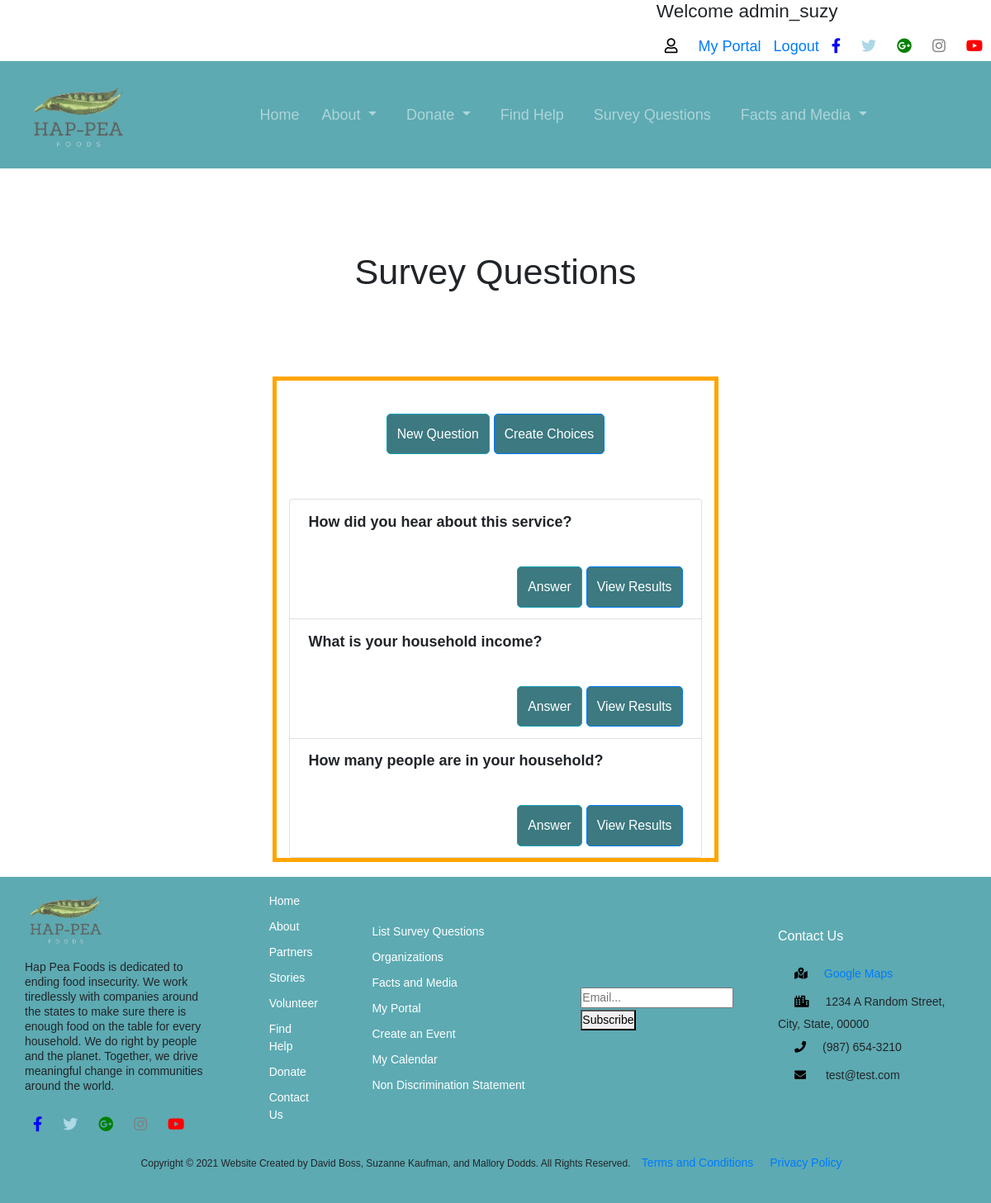
The page /survey/list (signed in) on the database its author committed.
### survey/models.py (models this page shows, shortened)
class Questionnaire(models.Model):
    question = models.TextField()
    option_one = models.CharField(null=True, max_length=30)
    option_two = models.CharField(null=True, max_length=30)
    option_three = models.CharField(null=True, max_length=30)
    option_four = models.CharField(null=True, max_length=30)
    option_one_count = models.IntegerField(default = 0)
    option_two_count = models.IntegerField(default = 0)
    option_three_count = models.IntegerField(default = 0)
    option_four_count = models.IntegerField(default = 0)
    textAnswer = models.TextField(null = True)

### survey/views.py (the view)
# urls.py: path('list', views.survey_list_view, name='list'),
def survey_list_view(request): # list view
    questions = Questionnaire.objects.all()
    return render(request, 'survey/list.html', {'questions':questions})

### templates/survey/list.html (shortened to what this page needs)
{% extends 'base_layout.html' %}
{% block content %}
    <h1 class="text-center">Survey Questions</h1>
    <div class="col-md-6 offset-md-3" style="border:solid 5px orange;">
      {% if user.is_authenticated %}
        <center><a href="{% url 'create' %}" class="btn btn-info btn-sm">New Question</a>
        <a href="{% url 'choice' %}" class="btn btn-outline-primary btn-sm">Create Choices</a></center>
      {% endif %}
        <br/><br/>
        {% if questions %}
        <ul class="list-group">
            {% for question in questions %}
            <li class="list-group-item">
                <strong> {{ question.question }} </strong>
                <span class="float-right">
                  {% if user.is_superuser %}
                    <a href="{% url 'answer' question.id %}" class="btn btn-info btn-sm">Answer</a>
                    <a href="{% url 'results' question.id %}" class="btn btn-outline-primary btn-sm">View Results</a>
                  {% else %}
                    <a href="{% url 'answer' question.id %}" class="btn btn-info btn-sm">Answer</a>
                  {% endif %}
                </span>
            </li>
            {% endfor %}
        </ul>
        {% else %}
          <p>There are currently no questions.</p>
        {% endif %}
    </div>
{% endblock %}

### templates/base_layout.html (shortened to what this page needs)
{% load static %}
<!DOCTYPE html>
<html lang="en" dir="ltr">
  <head>
    <link rel="stylesheet" href="https://maxcdn.bootstrapcdn.com/bootstrap/4.0.0/css/bootstrap.min.css">
    <link rel="stylesheet" href="{% static 'css/style.css' %}">
    <link rel="stylesheet" href="https://cdnjs.cloudflare.com/ajax/libs/font-awesome/5.15.2/css/all.min.css">
  </head>
  <body>
    <header>
     <div class="head-container">
       <div class="sm">
         {% if user.is_authenticated %}
           <h5>Welcome {{user.username}}</h5>
           <i class="far fa-user" style="color: black"></i>
           <a href="{% url 'portal' %}">My Portal</a>
           <a href="{% url 'accounts:logout' %}">Logout</a>
         {% else %}
           <i class="far fa-user" style="color: black"></i>
           <a href="{% url 'accounts:register' %}">Register</a>
           <a href="{% url 'accounts:login' %}">Login</a>
        {% endif %}
         <i class="fab fa-facebook-f" style="color: blue"></i>
         <i class="fab fa-twitter" style="color: lightblue"></i>
         <i class="fab fa-google-plus" style="color: green"></i>
         <i class="fab fa-instagram" style="color: grey"></i>
         <i class="fab fa-youtube" style="color: red"></i>
       </div>
     </div>
    </header>
    <nav class="navbar navbar-expand-md navbar-custom justify-content-evenly">
      <a href="/" class="navbar-brand"><img src="{% static 'logo2.jpg' %}" class = navimage alt=""></a>
      <div class="navbar-collapse collapse justify-content-center align-items-center w-100" id="navbarCustom">
        <ul class="navbar-nav mx-auto text-center">
            <li class="nav-item">
                <a class="nav-link" href="{% url 'home' %}">Home</a>
            </li>
            <li class="nav-item dropdown">
                <a class="nav-link dropdown-toggle px-3" href="#" id="navbarDropdown" data-toggle="dropdown" aria-haspopup="true" aria-expanded="false">
                  About
                </a>
            </li>
            <li class="nav-item dropdown">
                <a class="nav-link dropdown-toggle px-3" href="#" id="navbarDropdown" data-toggle="dropdown" aria-haspopup="true" aria-expanded="false">
                  Donate
                </a>
            </li>
            <li class="nav-item">
                <a class="nav-link px-3" href="{% url 'find_help' %}">Find Help</a>
            </li>
            <li class="nav-item">
                <a class="nav-link px-3" href="{% url 'list' %}">Survey Questions</a>
            </li>
            <li class="nav-item dropdown">
                <a class="nav-link dropdown-toggle px-3" href="#" id="navbarDropdown" data-toggle="dropdown" aria-haspopup="true" aria-expanded="false">
                  Facts and Media
                </a>
            </li>
        </ul>
    </div>
</nav>
    <div class="wrapper_container">
      {% block content %}
      {% endblock %}
    </div>
    <footer>
      <div class="foot-container">
        <div class="foot-columns">
          <div class="about">
            <div class="statement">
              <img src="{% static 'logo2.jpg' %}" class="img-logo" alt="peas">
              <p> Hap Pea Foods is dedicated to ending food insecurity. We work tiredlessly with companies around the states to make sure there is enough food on the table for every household.  We do right by people and the planet. Together, we drive meaningful change in communities around the world.</p>
            </div>
            <div class="sm">
              <i class="fab fa-facebook-f" style="color: blue"></i>
              <i class="fab fa-twitter" style="color: lightblue"></i>
              <i class="fab fa-google-plus" style="color: green"></i>
              <i class="fab fa-instagram" style="color: grey"></i>
              <i class="fab fa-youtube" style="color: red"></i>
            </div>
          </div>
          <div class="foot-links">
            <ul>
              <li><a href="{% url 'home' %}">Home</a></li>
              <li><a href="{% url 'about' %}">About</a></li>
              <li><a href="{% url 'partners' %}">Partners</a></li>
              <li><a href="{% url 'stories:stories' %}">Stories</a></li>
              <li><a href="{% url 'volunteer' %}">Volunteer</a></li>
              <li><a href="{% url 'find_help' %}">Find Help</a></li>
              <li><a href="{% url 'donations:donations' %}">Donate</a></li>
              <li><a href="{% url 'contact' %}">Contact Us</a></li>
            </ul>
          </div>
          <div class="foot-links-2">
            <ul>
              <li><a href="{% url 'list' %}">List Survey Questions</a></li>
              <li><a href="{% url 'organizations' %}">Organizations</a></li>
              <li><a href="{% url 'facts' %}">Facts and Media</a></li>
              <li><a href="{% url 'portal' %}">My Portal</a></li>
              <li><a href="{% url 'createevent' %}">Create an Event</a></li>
              <li><a href="{% url 'mycalendar' %}">My Calendar</a></li>
              <li><a href="{% url 'non_disc_stmt' %}">Non Discrimination Statement</a></li>
            </ul>
          </div>
          <div class="subscribe">
            <form action="/action_page.php">
              <input type="email" placeholder="Email..." name="email">
              <button type="submit">Subscribe</button>
            </form>
          </div>
          <div class="contact">
            <h2>Contact Us</h2>
            <ul>
              <li><i class="fa fa-map-marked-alt" style="color: black"></i><a href="https://maps.google.com">Google Maps</a></li>
              <li><i class="fa fa-city" style="color: black"></i>1234 A Random Street, City, State, 00000</li>
              <li><i class="fa fa-phone" style="color: black"></i>(987) 654-3210</li>
              <li><i class="fa fa-envelope" style="color: black"></i> test@test.com</li>
          </ul>
          </div>
        </div>
        <div class="foot-columns">
          <div class="copyright">
            <p>Copyright &copy; 2021 Website Created by David Boss, Suzanne Kaufman, and Mallory Dodds. All Rights Reserved.  <a href="{% url 'terms_cond' %}">Terms and Conditions</a><a href="{% url 'privacy' %}">Privacy Policy</a></p>
          </div>
        </div>
      </div>
    </footer>
  </body>
</html>

### static/css/style.css (style rules this page uses)
* { margin: 0; padding:0; outline: none; font-family: Arial, Helvetica, sans-serif; font-size: 18px; }
header { background: #FFF; }
.head-container { width: 100%; margin: 0 auto; display: flex; justify-content: flex-end; }
.head-container a { padding-left: 10px; }
.sm i { padding: 10px 10px; }
.navbar { min-height: 130px; background-color: #5DAAB2; }
.navbar-brand { padding: 0 15px; height: 40px; display: flex; align-items: center; justify-content: center; }
.navimage { max-height: 125px; max-width: 125px; }
.navbar-custom, .navbar-custom .navbar-text { color: rgba(255,255,255,.8); }
.navbar-custom .navbar-nav .nav-link { color: rgba(255,255,255,.5); }
.wrapper_container { max-width: 90%; margin: 0 auto; }
.wrapper_container h1 { text align: center; margin: 100px auto; font-size: 2.4em; }
footer { background: #5DAAB2; }
.foot-container { width: 95%; margin: 0 auto; }
.foot-columns { display: flex; margin: 1em 0; justify-content: space-between; align-items: center; }
.about { width: 20%; }
.statement img { height: 100px; }
.statement p { font-size: 14px; line-height: 1rem; }
.foot-links { width: 5%; }
.foot-links ul, .foot-links-2 ul { list-style-type: none; margin: 0; padding: 0; }
.foot-links li, .foot-links-2 li { padding: 5px 0; }
.foot-links a:link, .foot-links-2 a:link { color: #FFF; width: 10%; font-size: 14px; }
.subscribe { width: 15%; }
.subscribe input[type=email] { font-size: 14px; }
.subscribe button[type=submit] { font-size: 14px; }
.contact { width: 20%; }
.contact h2 { color: #FFF; padding-bottom: 10px; font-size: 16px; }
.contact ul { list-style-type: none; margin: 0; padding: 0; }
.contact a, li { font-size: 14px; }
.contact i { padding: 10px 20px; font-size: 14px; }
.copyright { text-align: center; width: 100%; padding-bottom: 20px; }
.copyright p { font-size: 12px; }
.copyright a { padding: 0 10px; font-size: 14px; }
.btn { margin-top: 40px; background: #3C7980; padding: 12px; text-align: center; color: #FFF; border-radius: 5px; cursor: pointer; }
html, body { height: 100%; margin: 0; padding: 0; }

### rows shown on the page
Questionnaire: question "How did you hear about this service?"
Questionnaire: question "What is your household income?"
Questionnaire: question "How many people are in your household?"

### other values the page prints
{{ user.username }} "admin_suzy"
